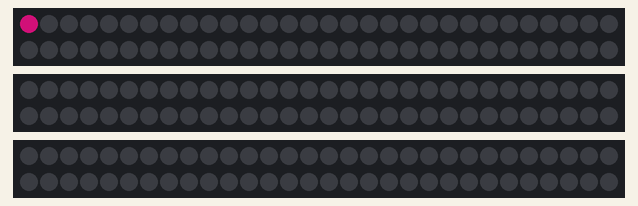
A sketch run on a simulated Arduino Uno, built with avr-gcc and run on an emulated ATmega328P. Shown: 3 × 60 RGB LEDs in strip order, left to right, continuing on the next row. Dim RGB values are drawn brighter than linear; random numbers use the default seed unless the sketch sets one.

Above: at 0.03 s.
At 5.1 s:
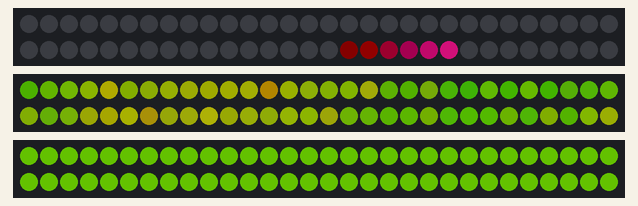
At 9.88 s:
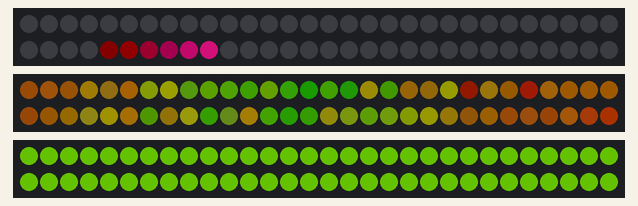
At 20.05 s:
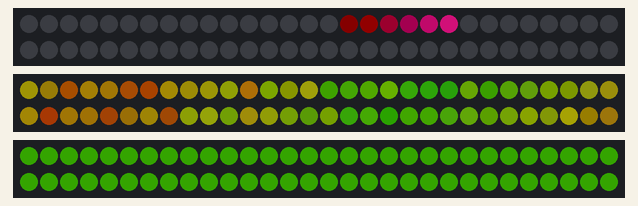
At 29.91 s:
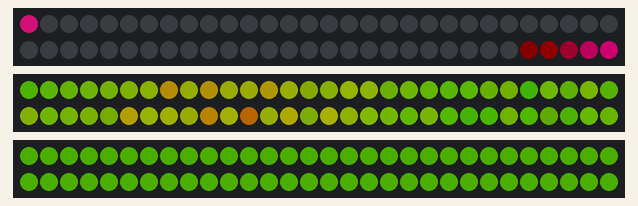
At 39.92 s:
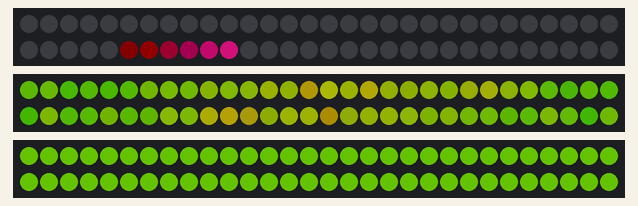

The sketch:

LEDs1_base.ino
```cpp
#include <Adafruit_NeoPixel.h>
#include <math.h>

// -----------------------------
// Pins
// -----------------------------
#define PIN_FLOW   16  // D4
#define PIN_GROSS  15  // D3
#define PIN_PULSE  17  // D5

// -----------------------------
// LED counts
// -----------------------------
#define NUM_FLOW   60
#define NUM_GROSS  60
#define NUM_PULSE  60

Adafruit_NeoPixel flowStrip(NUM_FLOW, PIN_FLOW, NEO_GRB + NEO_KHZ800);
Adafruit_NeoPixel grossStrip(NUM_GROSS, PIN_GROSS, NEO_GRB + NEO_KHZ800);
Adafruit_NeoPixel pulseStrip(NUM_PULSE, PIN_PULSE, NEO_GRB + NEO_KHZ800);

// Colors
uint32_t hotPink;

// Timing
float grossPhase = 0.0;
float pulsePhase = 0.0;

void setup() {
  flowStrip.begin();
  grossStrip.begin();
  pulseStrip.begin();

  flowStrip.setBrightness(120);
  grossStrip.setBrightness(100);
  pulseStrip.setBrightness(100);

  flowStrip.show();
  grossStrip.show();
  pulseStrip.show();

  hotPink = flowStrip.Color(255, 20, 147);

  randomSeed(analogRead(A0));
}

// -----------------------------
// FLOW FADE
// -----------------------------
void fadeAll(uint8_t amount) {
  for (int i = 0; i < NUM_FLOW; i++) {
    uint32_t c = flowStrip.getPixelColor(i);

    uint8_t r = (uint8_t)(c >> 16);
    uint8_t g = (uint8_t)(c >> 8);
    uint8_t b = (uint8_t)(c);

    r = (r > amount) ? r - amount : 0;
    g = (g > amount) ? g - amount : 0;
    b = (b > amount) ? b - amount : 0;

    flowStrip.setPixelColor(i, r, g, b);
  }
}

// -----------------------------
// GROSS FLOOD EFFECT (unchanged)
// -----------------------------
void grossFloodPulseEffect() {
  grossPhase += 0.05;
  if (grossPhase > 6.28318) grossPhase = 0.0;

  float pulse = (sin(grossPhase) + 1.0) * 0.5;

  for (int i = 0; i < NUM_GROSS; i++) {
    float localPhase = grossPhase + (i * 0.22);
    float localPulse = (sin(localPhase) + 1.0) * 0.5;

    int wobble = random(-18, 19);

    int red   = 25 + (pulse * 55) + ((1.0 - localPulse) * 45) + wobble;
    int green = 35 + (pulse * 110) + (localPulse * 45) + wobble;
    int blue  = random(0, 8);

    if (random(0, 100) < 18) {
      green -= random(10, 35);
      red   += random(5, 20);
    }

    if (random(0, 100) < 12) {
      red   += random(15, 35);
      green += random(10, 30);
    }

    if (random(0, 100) < 10) {
      red += random(20, 45);
      green -= random(5, 20);
    }

    if (red < 0) red = 0;
    if (red > 180) red = 180;

    if (green < 0) green = 0;
    if (green > 180) green = 180;

    grossStrip.setPixelColor(i, grossStrip.Color(red, green, blue));
  }

  grossStrip.show();
}

// -----------------------------
// CLEAN GREEN/YELLOW PULSE
// -----------------------------
void cleanPulseEffect() {
  pulsePhase += 0.02; // slow pulse
  if (pulsePhase > 6.28318) pulsePhase = 0.0;

  float pulse = (sin(pulsePhase) + 1.0) * 0.5;

  for (int i = 0; i < NUM_PULSE; i++) {
    // smooth color between green and yellow
    int green = 80 + (pulse * 150);
    int red   = 20 + (pulse * 100);
    int blue  = 0;

    pulseStrip.setPixelColor(i, pulseStrip.Color(red, green, blue));
  }

  pulseStrip.show();
}

// -----------------------------
// LOOP
// -----------------------------
void loop() {
  for (int i = 0; i < NUM_FLOW; i++) {

    // Pink flow
    fadeAll(20);
    flowStrip.setPixelColor(i, hotPink);

    if (i > 0) flowStrip.setPixelColor(i - 1, flowStrip.Color(180, 10, 100));
    if (i > 1) flowStrip.setPixelColor(i - 2, flowStrip.Color(80, 0, 40));

    flowStrip.show();

    // Other strips run alongside
    grossFloodPulseEffect();
    cleanPulseEffect();

    delay(30);
  }
}
```
